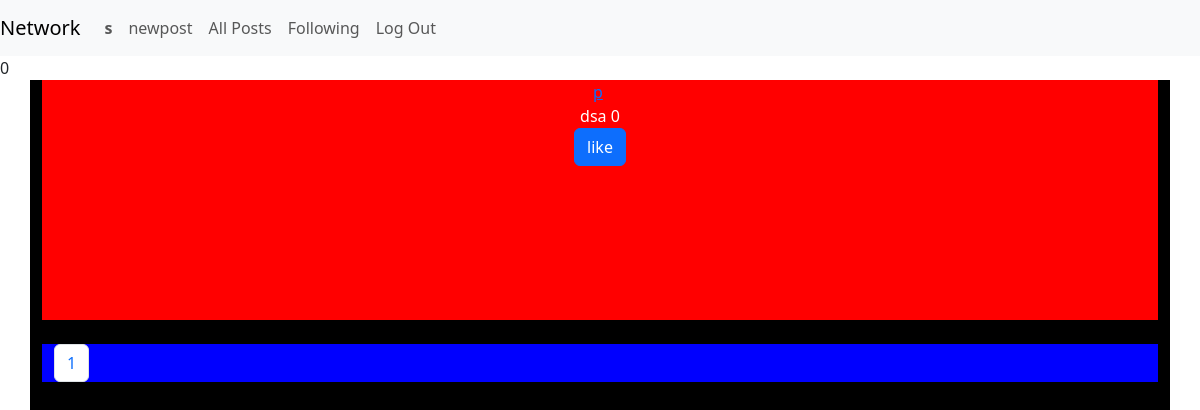
/1 (signed in), run on an earlier commit of the app's database.
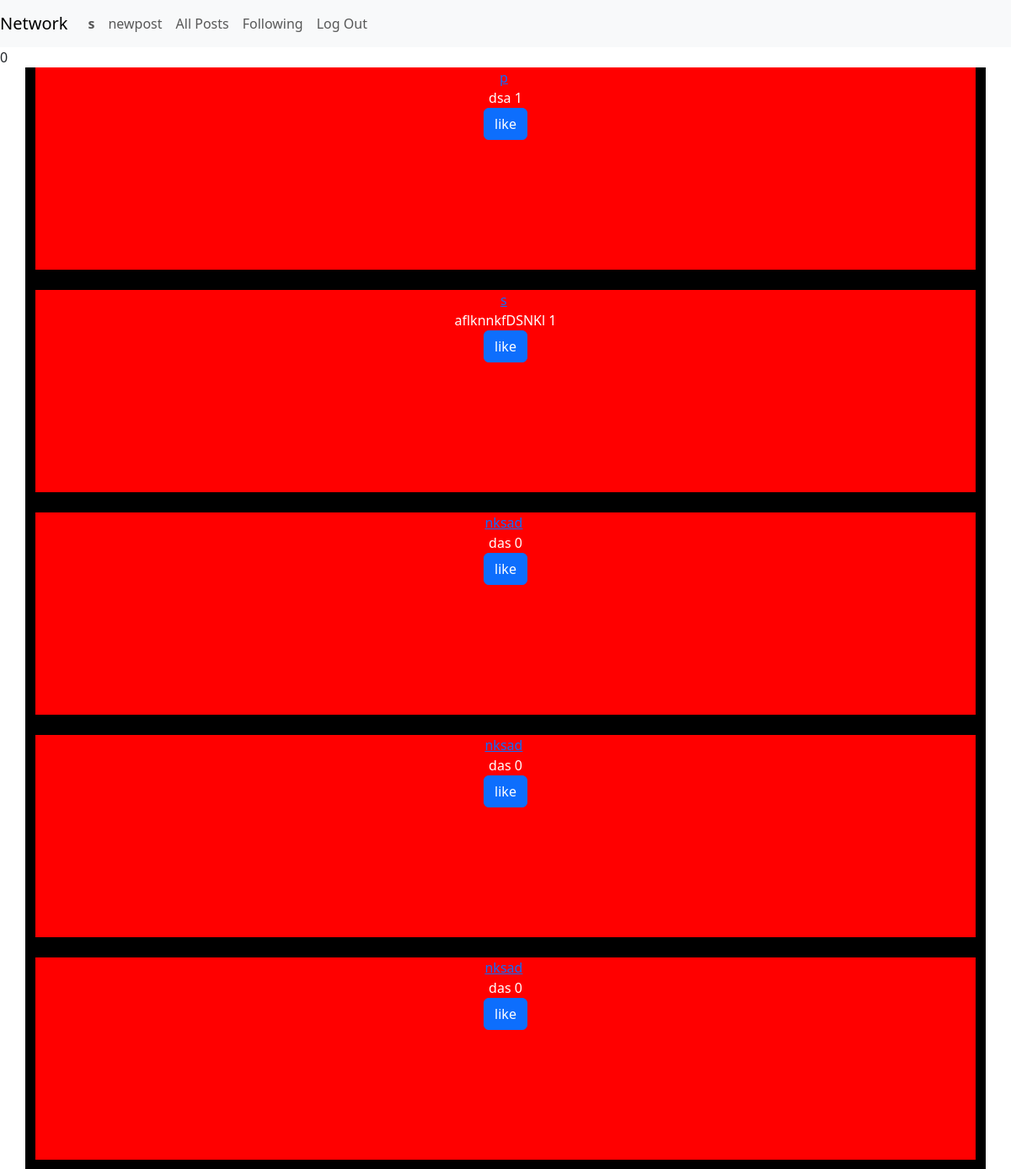
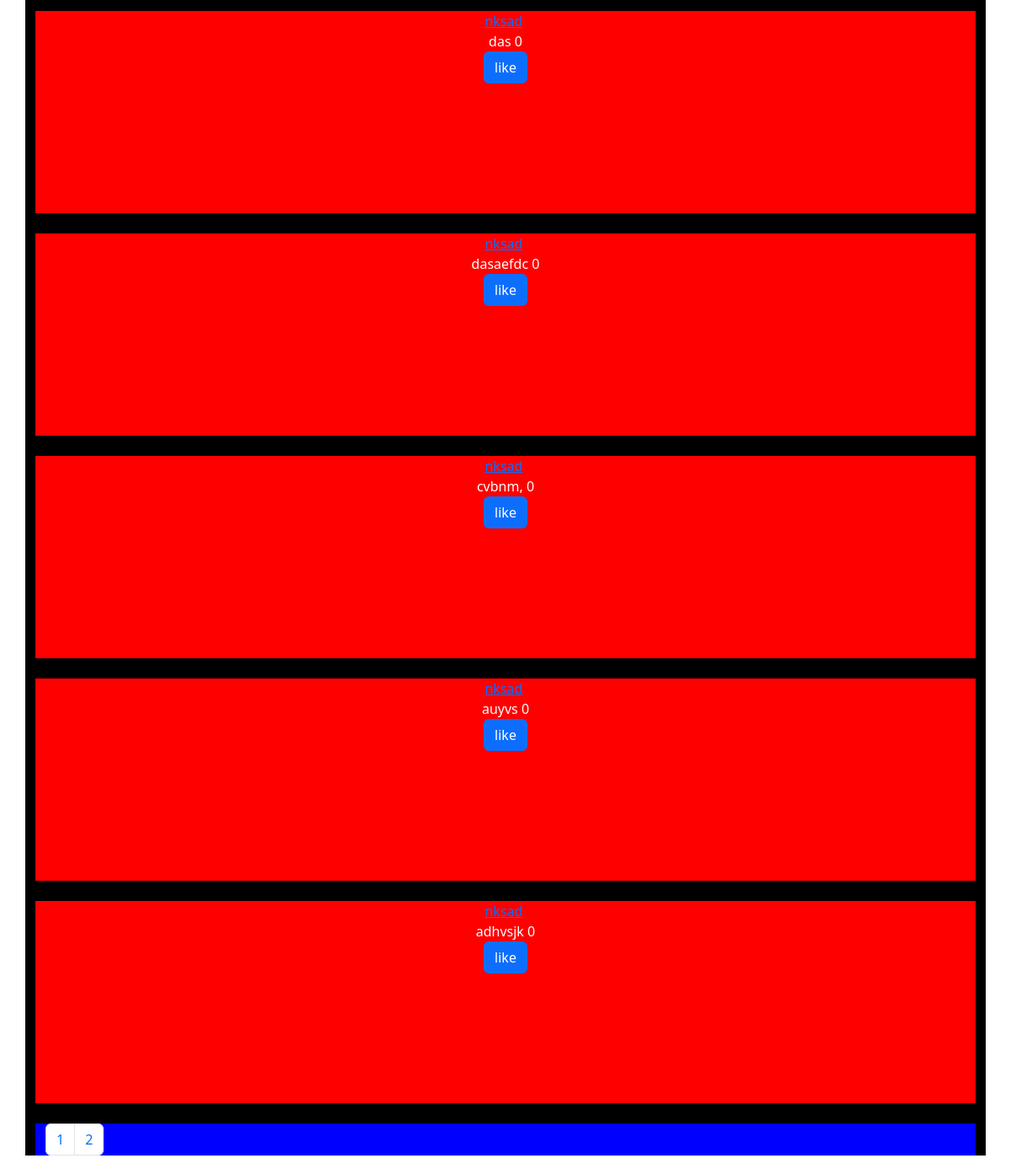
And on a later commit of the database (2 pictures, top to bottom).
### network/models.py (models this page shows)
class User(AbstractUser):
    followers = models.ManyToManyField('self', blank=True, symmetrical=False, related_name='following_users')
    following = models.ManyToManyField('self', blank=True, symmetrical=False, related_name='followers_users')
    img=models.CharField(max_length=1000,default='')

class Post(models.Model):
    post_content = models.CharField(max_length=500, default='none')
    post_owner = models.ForeignKey(User, on_delete=models.CASCADE)
    Liked_by = models.ManyToManyField(User, blank=True, symmetrical=False, related_name='liked_by')

### network/views.py (the view)
# urls.py: path("<int:pageno>", views.index, name="index"),
@login_required(login_url='login')
def index(request,pageno):
    objects=[post.post for post in likes.objects.filter(Liked_by=request.user) ]
    x=Post.objects.all()
    p=Paginator(x,10)
    return render(request, "network/index.html",{
        'posts': p.page(pageno).object_list,'liked_by':objects,'p':p,'pageno':pageno
    })

### network/templates/network/index.html (shortened to what this page needs)
{% extends "network/layout.html" %}
{% block body %}
{{liked_by|length}}
    <div class="container text-center" id="index-cont">
        {%for post in posts%}
        <div class="post container">
            <div><a href="{%url 'profile' id=post.post_owner.id%}">{{post.post_owner}}</a> <img src="{{post.post_owner.img}}" alt="" class="post_img"></div>
            {{post.post_content}}
            {{post.Liked_by.all|length}}
            <form action="{%url 'like' postid=post.id pageno=pageno%}" method="POST">
                {%if request.user in post.Liked_by.all%}
                <input type="submit" value="unlike" name="unlike" class="btn btn-primary">
                {%else%}
                <input type="submit" value="like" name="like" class="btn btn-primary">
                {%endif%}
            </form>
        </div>
        <br>
        {%endfor%}
        <div class="container text-center" id="pagination">
            <div>
                <nav aria-label="Page navigation example">
                    <ul class="pagination">
                      {%for i in p.page_range%}
                      <li class="page-item"><a class="page-link" href="{% url 'index' pageno=i%}">{{i}}</a></li>
                      {%endfor%}
                    </ul>
                  </nav>
            </div>
        </div>
    </div>
{% endblock %}

### network/templates/network/layout.html (shortened to what this page needs)
{% load static %}
<!DOCTYPE html>
<html lang="en">
    <head>
        <link href="https://cdn.jsdelivr.net/npm/bootstrap@5.3.2/dist/css/bootstrap.min.css" rel="stylesheet">
        <link href="{% static 'network/styles.css' %}" rel="stylesheet">
    </head>
    <body>
        <nav class="navbar navbar-expand-lg navbar-light bg-light">
            <a class="navbar-brand" href="#">Network</a>
            <div>
              <ul class="navbar-nav mr-auto">
                {% if user.is_authenticated %}
                    <li class="nav-item">
                        <a class="nav-link" href="{%url 'profile' id=request.user.id%}"><strong>{{ user.username }}</strong></a>
                    </li>
                {% endif %}
                <li class="nav-item">
                    <a class="nav-link" href="{% url 'newpost'%}">newpost</a>
                  </li>
                <li class="nav-item">
                  <a class="nav-link" href="{% url 'index' pageno=1%}">All Posts</a>
                </li>
                {% if user.is_authenticated %}
                    <li class="nav-item">
                        <a class="nav-link" href="{% url 'followingPost' pageno=1%}">Following</a>
                    </li>
                    <li class="nav-item">
                        <a class="nav-link" href="{% url 'logout' %}">Log Out</a>
                    </li>
                {% endif %}
              </ul>
            </div>
          </nav>
        <div class="body">
            {% block body %}
            {% endblock %}
        </div>
    </body>
</html>

### network/static/network/styles.css (style rules this page uses)
#index-cont { min-height: 100vh; background-color: black; }
#pagination { background-color: blue; }
.post { height: 30vh; color: white; background-color: red; }

What changed in the data, as far as the page shows it:
computed for Post "dsa": Liked_by.all|length "0" → "1"
added Post: post_owner "s", post_content "aflknnkfDSNKl", Liked_by.all|length "1"
added Post: post_owner "nksad", post_content "das", Liked_by.all|length "0"
added Post: post_owner "nksad", post_content "das", Liked_by.all|length "0"
added Post: post_owner "nksad", post_content "das", Liked_by.all|length "0"
added Post: post_owner "nksad", post_content "das", Liked_by.all|length "0"
added Post: post_owner "nksad", post_content "dasaefdc", Liked_by.all|length "0"
added Post: post_owner "nksad", post_content "cvbnm,", Liked_by.all|length "0"
added Post: post_owner "nksad", post_content "auyvs", Liked_by.all|length "0"
added Post: post_owner "nksad", post_content "adhvsjk", Liked_by.all|length "0"
Also different on the page:
new list line: "2"
